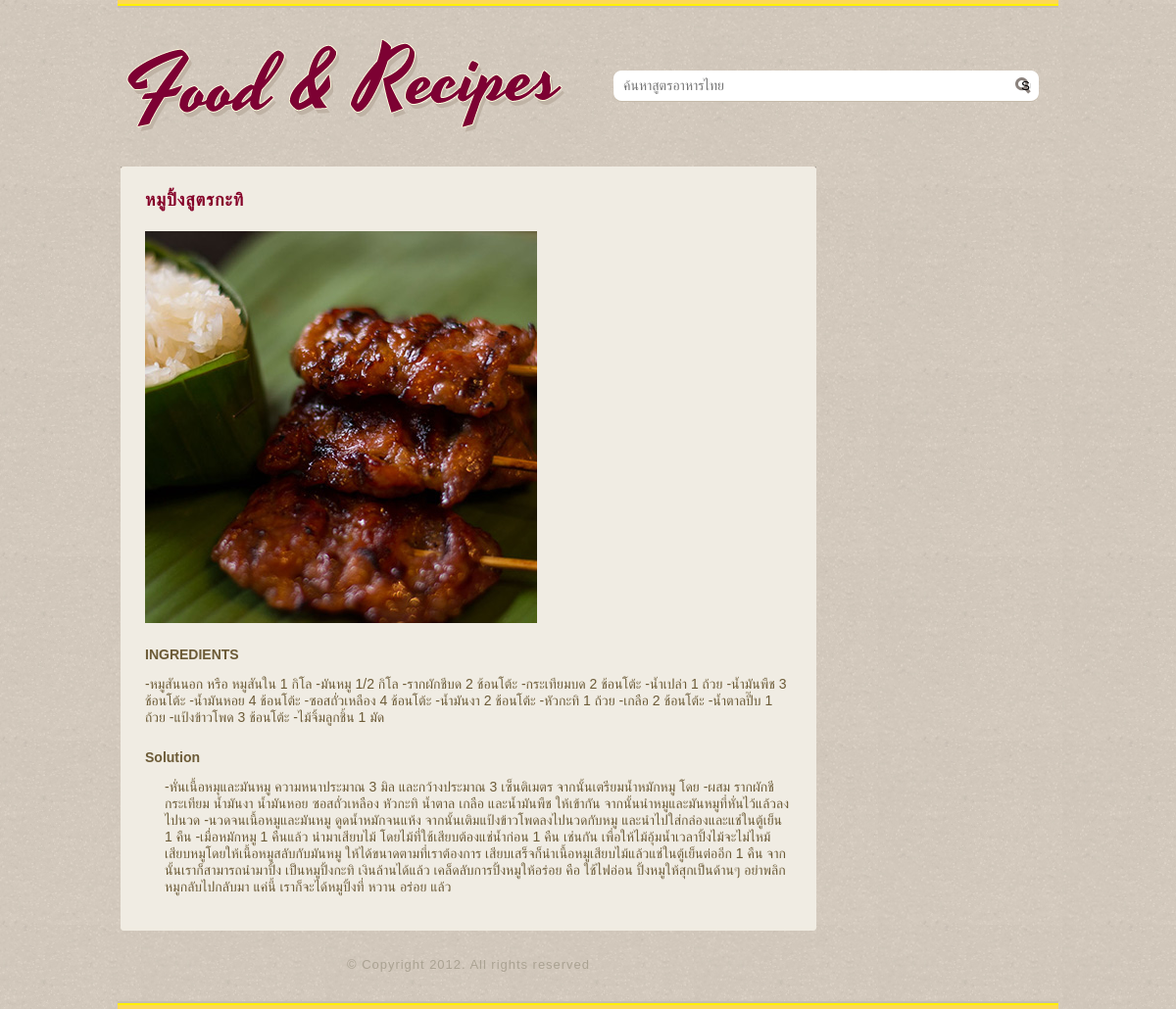
/index.php/food/show/?id=f006, run on the app's committed database.
### tables this page shows
CREATE TABLE `food` (
  `id` varchar(4) NOT NULL,
  `name` text NOT NULL,
  `type_id` varchar(3) NOT NULL,
  `region_id` varchar(3) NOT NULL,
  `solution` text,
  `ingredient` text,
  `img` text
);

### application/controllers/food.php (called while the page is built, shortened)
<?php
class Food extends CI_Controller {
	public function show()
	{
		$id=(isset($_REQUEST["id"])?$_REQUEST["id"]:"");
		$this->load->view('top');
		$this->load->model('models');
		$result=$this->models->show($id);
		$data=array("data_result"=>$result);
		$this->load->view('show',$data);
		$this->load->view('bot');
	}
}

### index.php (called while the page is built, shortened)
<?php
require_once BASEPATH.'core/CodeIgniter.php';

### application/models/models.php (called while the page is built, shortened)
<?php
class models extends CI_Model {
  public function show($id)
  {
    $sql = "SELECT * FROM food WHERE id = '$id' ";
    $query = $this->db->query($sql);
    return $query;
  }
}
?>

### application/views/show.php (the view)
<div class="body">
			<div class="body">
				<div id="content">
					<div>
					<div>
						<?php foreach($data_result->result_array() as $row){
							$pic=$row['img'].'.jpg';
							echo '<h3>'.$row['name'].'</h3>';
							echo "<img src=\"".base_url()."images/$pic\" alt=\"Image\" ></img>";
							echo "<h5>"."INGREDIENTS"."</h5>";
							echo '<ol class='."ingredients".'>';
									echo $row['ingredient'];
							echo "</ol>";
							echo "<h5>Solution</h5>";
							echo '<ol class='."directions".'>';
									echo $row['solution'];
								echo
							"</ol>".
						"</div>".
					"</div>".
				"</div>".
			"</div>".
		"</div>".
		"<div>";
	}
		?>

### application/views/top.php (shortened to what this page needs)
<html>
<head>
	<link rel="stylesheet" type="text/css" href="<?php echo base_url()?>css/style.css">
</head>
<body>
<div class="header">
  <div>
    <a href="<?php echo base_url();?>"><img src="<?php echo base_url()?>images/logo.png" alt="Logo"></a>
  </div>
  <form action="<?php echo site_url('food/answer')?>" method="post" >
    <input type="text" placeholder="ค้นหาสูตรอาหารไทย" name="query" id="search">
    <input type="submit"  id="searchbtn">
  </form>
</div>
</body>
</html>

### application/views/bot.php (shortened to what this page needs)
<html>
<head>
	<link rel="stylesheet" type="text/css" href="css/style.css">
</head>
<body>
	<div class="footer">
		<div>
			<p>
				&copy; Copyright 2012. All rights reserved
			</p>
		</div>
	</div>
</body>
</html>

### css/style.css (style rules this page uses)
body { background: url(../images/bg-body.jpg) repeat; color: #6c5b37; font-family: Arial, Helvetica, sans-serif; font-size: 14px; margin: 0; min-width: 960px; padding: 0; }
a { outline: none; }
img { border: 0; }
p { margin: 0; line-height: 24px; }
h1, h2, h3, h5 { margin: 0; }
div.header { background: url(../images/stripe1.gif) repeat-x left top; height: 145px; margin: 0 auto; overflow: hidden; width: 960px; }
div.header div { float: left; margin: 39px 0 0; }
div.header div a, div.body div div:first-child a, div.body div:first-child div.footer ul li a, div.body div:first-child div.body div a { display: inline-block; }
div.header form { background: url(../images/interface.png) no-repeat 0 -160px; float: right; height: 32px; margin: 72px 20px 0 0; overflow: hidden; width: 434px; }
div.header form input#search { background: none; border: 0; color: #707476; float: left; font-size: 14px; height: 25px; line-height: 25px; margin: 3px 0 0 10px; padding: 0; width: 400px; }
div.header form input#searchbtn { background: url(../images/interface.png) no-repeat 0 -306px; border: 0; float: left; height: 17px; margin: 7px 0 0; width: 16px; }
div.body { margin: 20px auto 0; overflow: hidden; width: 960px; }
div.body div:first-child { float: left; height: auto; margin: 5px 0 0; width: 716px; }
div.body div { float: right; height: auto; width: 215px; }
div.body div div { float: none; margin: 20px 0 0; }
div.body div div:first-child { float: none; height: auto; margin: 0; width: auto; }
div.body div div:first-child img { margin: 10px 0 0; }
div.body div div h3, div.body div div h4 { color: #850028; font-family: "Times New Roman", Times, serif; font-size: 18px; letter-spacing: 0.05em; line-height: 24px; margin: 0; padding: 0; text-transform: uppercase; }
div.body div#content { background: url(../images/bg-content-top.jpg) no-repeat center top; border-radius: 0; height: auto; margin: 0 0 0 3px; padding: 2px 0 0; width: 710px; }
div.body div#content div { background: #f0ece3 url(../images/bg-content-bottom.gif) no-repeat center bottom; border-radius: 0; height: auto; padding: 13px 0 36px; width: 710px; }
div.body div#content div div { background: none; padding: 0 25px; width: auto; }
div.body div#content div div ol.directions { margin: 0; padding: 0 0 0 20px; }
div.body div#content div div h3 { padding: 7px 0 0; text-transform: none; }
div.body div#content div div h5 { font-size: 14px; line-height: 24px; margin: 0 0 10px; }
div.body div#content div div ol.ingredients { list-style: none; margin: 0 0 20px; overflow: hidden; padding: 0; }
div.body div#content div div img { margin: 20px 0; }
div.footer { background: url(../images/stripe2.gif) repeat-x left bottom; height: auto; margin: 0 auto; width: 960px; }
div.footer div { height: 80px; width: 716px; }
div.footer div p { color: #aaa292; font-family: Arial, Helvetica, sans-serif; font-size: 13px; letter-spacing: 0.075em; line-height: 70px; text-align: center; }

### data on the page
food: name "หมูปิ้งสูตรกะทิ", img (picture), ingredient "-หมูสันนอก หรือ หมูสันใน 1 กิโล -มันหมู 1/2 กิโล -รากผักชีบด 2 ช้อนโต้ะ -กระเทียมบด 2 ช้อนโต้ะ -น้ำเปล่า 1 ถ้วย -น้ำมันพืช 3 ช้อนโต้ะ -น้ำมันหอย 4 ช้อนโต้ะ -ซอสถั่วเหลือง 4 ช้อนโต้ะ -น้ำมันงา 2 ช้อนโต้ะ -หัวกะทิ 1 ถ้วย -เกลือ 2 ช้อนโต้ะ -น้ำตาลปี๊บ 1 ถ้วย -แป้งข้าวโพด 3 ช้อนโต้ะ -ไม้จิ้มลูกชิ้น 1 มัด", solution "-หั่นเนื้อหมุและมันหมู ความหนาประมาณ 3 มิล และกว้างประมาณ 3 เซ็นติเมตร จากนั้นเตรียมน้ำหมักหมู โดย -ผสม รากผักชี กระเทียม น้ำมันงา น้ำมันหอย ซอสถั่วเหลือง หัวกะทิ น้ำตาล เกลือ และน้ำมันพืช ให้เข้ากัน จากนั้นนำหมูและมันหมูที่หั่นไว้แล้วลงไปนวด -นวดจนเนื้อหมูและมันหมู ดูดน้ำหมักจนแห้ง จากนั้นเติมแป้งข้าวโพดลงไปนวดกับหมู และนำไปใส่กล่องและแช่ในตู้เย็น 1 คืน -เมื่อหมักหมู 1 คืนแล้ว นำมาเสียบไม้ โดยไม้ที่ใช้เสียบต้องแช่น้ำก่อน 1 คืน เช่นกัน เพื่อให้ไม้อุ้มน้ำเวลาปิ้งไม้จะไม่ไหม้ เสียบหมูโดยให้เนื้อหมูสลับกับมันหมู ให้ได้ขนาดตามที่เราต้องการ เสียบเสร็จก็นำเนื้อหมูเสียบไม้แล้วแช่ในตู้เย็นต่ออีก 1 คืน จากนั้นเราก็สามารถนำมาปิ้ง เป็นหมูปิ้งกะทิ เงินล้านได้แล้ว เคล็ดลับการปิ้งหมูให้อร่อย คือ…"
